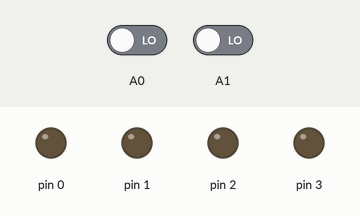
Bench run of a sketch on a simulated Arduino Uno, built with avr-gcc and run on an emulated ATmega328P. Parts: output pins drawn as LEDs (lit = HIGH). Dashed ring = blinking. The inputs (shaded band) are chosen by the test bench; at power-on: A0 LOW, A1 LOW.

Above: at 1.2 s.
1.3 s: A0 driven HIGH
At 1.45 s:
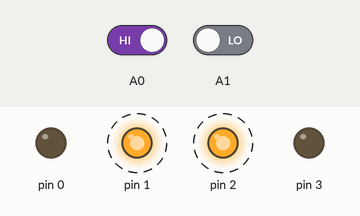
4.3 s: A1 driven HIGH
At 5.5 s:
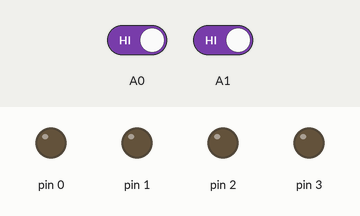
5.8 s: A0 driven LOW
At 5.9 s:
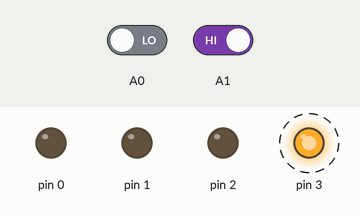
8.8 s: A1 driven LOW
At 9.1 s:
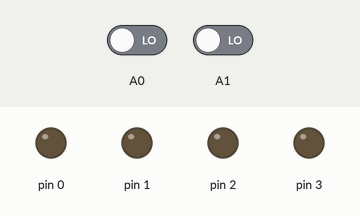
Timing chart, 0 to 11.3 s (numbered marks = the images above; inputs shaded):
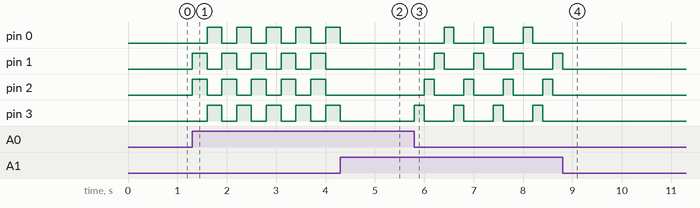

The sketch:

dancingLight.ino
```cpp
//Dancing light

#define key1 digitalRead(A0)
#define key2 digitalRead(A1)

void setup() {
  pinMode(A0, INPUT);
  pinMode(A1, INPUT);

  pinMode(0, OUTPUT);
  pinMode(1, OUTPUT);
  pinMode(2, OUTPUT);
  pinMode(3, OUTPUT);
}

void loop() {
  int i, a;
  int dancingLight1[4][4] = {
    { 0, 0, 0, 1 },
    { 0, 0, 1, 0 },
    { 0, 1, 0, 0 },
    { 1, 0, 0, 0 }
  };

  int dancingLight2[2][4] = {
    { 0, 1, 1, 0 },
    { 1, 0, 0, 1 }
  };

  for (i = 0; i <= 3; i++) {
    digitalWrite(i, 0);
  }

  if (key1 == 0) {
    for (a = 0; (a <= 3) & (key2 == 1); a++) {
      for (i = 0; i <= 3; i++) {
        digitalWrite(i, dancingLight1[a][i]);
      }

      delay(200);
    }
  }

  if (key2 == 0) {
    for (a = 0; (a <= 1) & (key1 == 1); a++) {
      for (i = 0; i <= 3; i++) {
        digitalWrite(i, dancingLight2[a][i]);
      }

      delay(300);
    }
  }
}
```

Measured:
- after the input at 1.3 s, pin 0, pin 3: alternates HIGH for 0.30 s and LOW for 0.30 s, starting after 0.30 s; pin 1, pin 2: alternates HIGH for 0.30 s and LOW for 0.30 s, starting at once
- after the input at 4.3 s, pin 0, pin 3: goes on until 4.3 s, then stays LOW; pin 1, pin 2: stops changing and stays LOW
- after the input at 5.8 s, pin 0: alternates HIGH for 0.20 s and LOW for 0.60 s, starting after 0.60 s; pin 1: alternates HIGH for 0.20 s and LOW for 0.60 s, starting after 0.40 s; pin 2: alternates HIGH for 0.20 s and LOW for 0.60 s, starting after 0.20 s; pin 3: alternates HIGH for 0.20 s and LOW for 0.60 s, starting at once
- after the input at 8.8 s, pin 0, pin 2, pin 3: stops changing and stays LOW; pin 1: goes on until 8.8 s, then stays LOW
